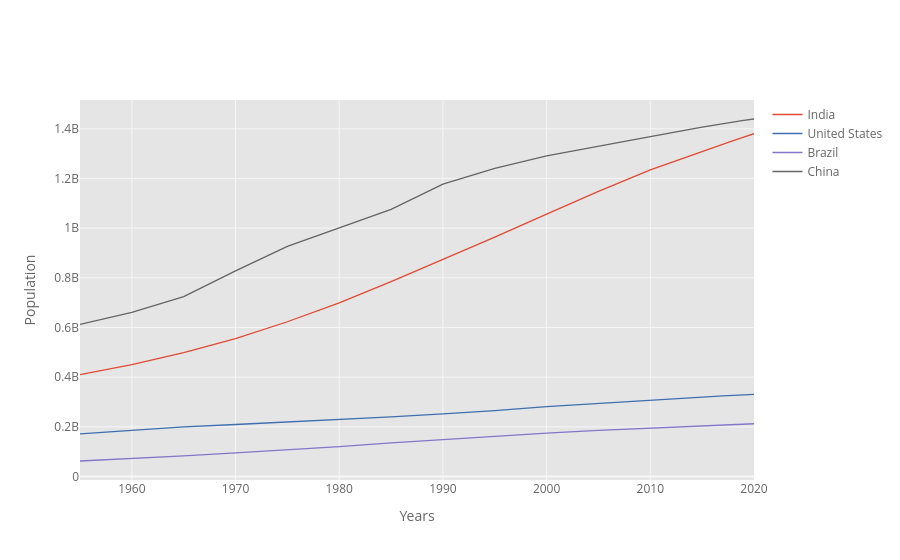

Here is the notebook cell this chart was saved with:
### Markdown cell above
1 Lineplot

### Code cell
df_pivot.iplot(kind='line',xTitle='Years',yTitle='Population')

### Figure 1 — Plotly figure (JSON) as saved in the notebook; plotly's stock layout.template omitted (floating-point values rounded to 4 significant figures)
{"data": [{"line": {"color": "rgba(226, 74, 51, 1.0)", "dash": "solid", "shape": "linear", "width": 1.3}, "mode": "lines", "name": "India", "text": "", "type": "scatter", "x": [1955, 1960, 1965, 1970, 1975, 1980, 1985, 1990, 1995, 2000, 2005, 2010, 2015, 2016, 2017, 2018, 2019, 2020], "y": [409880595, 450547679, 499123324, 555189792, 623102897, 698952844, 784360008, 873277798, 963922588, 1056575549, 1147609927, 1234281170, 1310152403, 1324517249, 1338676785, 1352642280, 1366417754, 1380004385]}, {"line": {"color": "rgba(62, 111, 176, 1.0)", "dash": "solid", "shape": "linear", "width": 1.3}, "mode": "lines", "name": "United States", "text": "", "type": "scatter", "x": [1955, 1960, 1965, 1970, 1975, 1980, 1985, 1990, 1995, 2000, 2005, 2010, 2015, 2016, 2017, 2018, 2019, 2020], "y": [171685336, 186720571, 199733676, 209513341, 219081251, 229476354, 240499825, 252120309, 265163745, 281710909, 294993511, 309011475, 320878310, 323015995, 325084756, 327096265, 329064917, 331002651]}, {"line": {"color": "rgba(132, 118, 202, 1.0)", "dash": "solid", "shape": "linear", "width": 1.3}, "mode": "lines", "name": "Brazil", "text": "", "type": "scatter", "x": [1955, 1960, 1965, 1970, 1975, 1980, 1985, 1990, 1995, 2000, 2005, 2010, 2015, 2016, 2017, 2018, 2019, 2020], "y": [62533919, 72179226, 83373530, 95113265, 107216205, 120694009, 135274080, 149003223, 162019896, 174790340, 186127103, 195713635, 204471769, 206163053, 207833823, 209469323, 211049527, 212559417]}, {"line": {"color": "rgba(101, 101, 101, 1.0)", "dash": "solid", "shape": "linear", "width": 1.3}, "mode": "lines", "name": "China", "text": "", "type": "scatter", "x": [1955, 1960, 1965, 1970, 1975, 1980, 1985, 1990, 1995, 2000, 2005, 2010, 2015, 2016, 2017, 2018, 2019, 2020], "y": [612241554, 660408056, 724218968, 827601394, 926240885, 1000089235, 1075589361, 1176883674, 1240920535, 1290550765, 1330776380, 1368810615, 1406847870, 1414049351, 1421021791, 1427647786, 1433783686, 1439323776]}], "layout": {"autosize": true, "dragmode": "pan", "legend": {"bgcolor": "#FFFFFF", "font": {"color": "#666666"}}, "paper_bgcolor": "#FFFFFF", "plot_bgcolor": "#E5E5E5", "title": {"font": {"color": "#151516"}}, "xaxis": {"autorange": true, "gridcolor": "#F6F6F6", "range": [1955, 2020], "showgrid": true, "tickfont": {"color": "#666666"}, "title": {"font": {"color": "#666666"}, "text": "Years"}, "type": "linear", "zerolinecolor": "#F6F6F6"}, "yaxis": {"autorange": true, "gridcolor": "#F6F6F6", "range": [-13950000.0, 1516000000.0], "showgrid": true, "tickfont": {"color": "#666666"}, "title": {"font": {"color": "#666666"}, "text": "Population"}, "type": "linear", "zerolinecolor": "#F6F6F6"}}}
